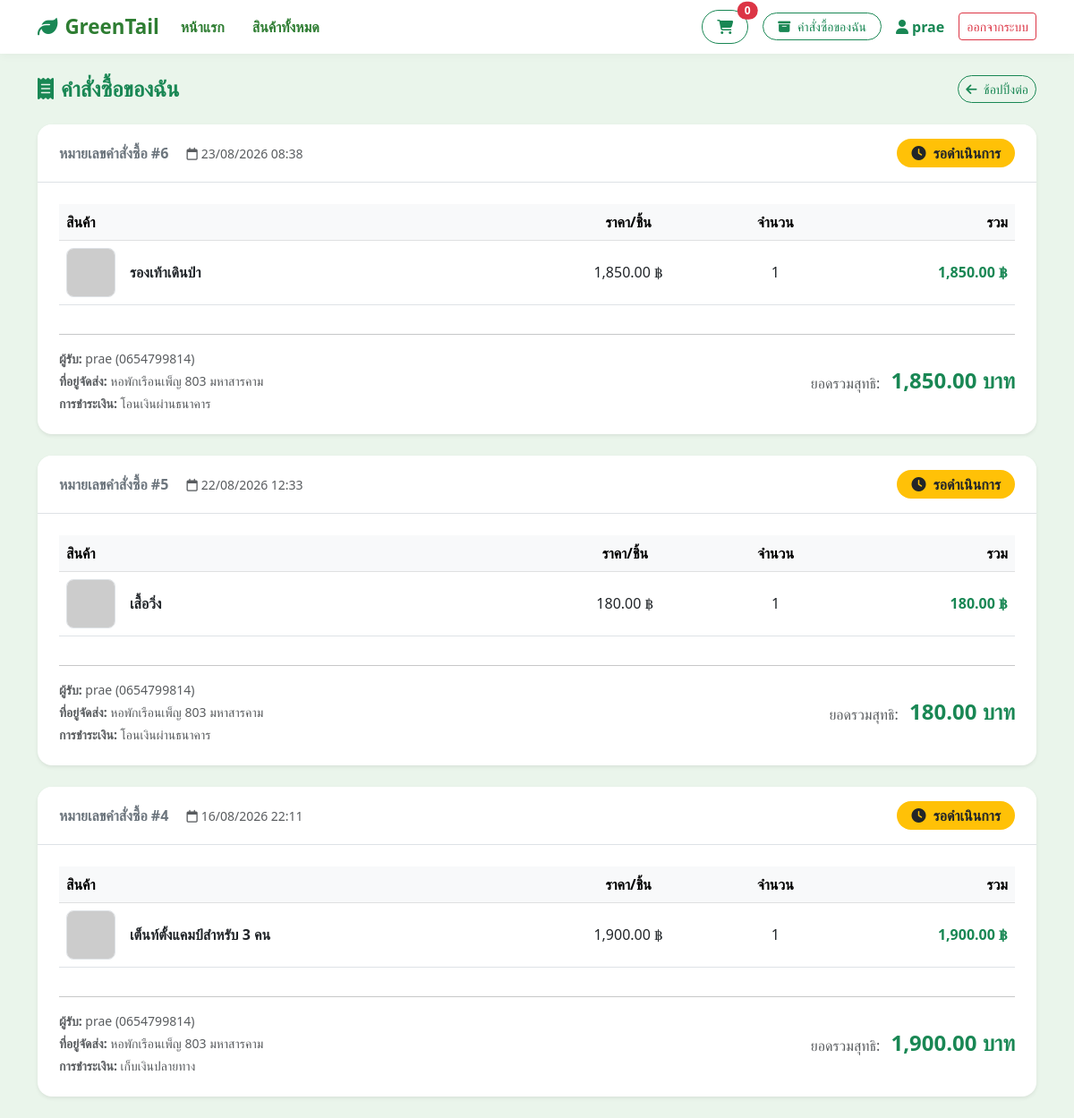
Page /my_orders.php (signed in) on the committed database.
### tables this page shows
CREATE TABLE `orders` (
  `order_id` int(11) NOT NULL,
  `user_id` int(11) DEFAULT NULL,
  `fullname` varchar(100) NOT NULL,
  `address` text NOT NULL,
  `phone` varchar(20) NOT NULL,
  `payment_method` varchar(50) NOT NULL,
  `total_price` decimal(10,2) NOT NULL,
  `status` enum('pending','paid','shipped','cancelled') DEFAULT 'pending',
  `created_at` timestamp NOT NULL DEFAULT current_timestamp()
);

CREATE TABLE `order_items` (
  `item_id` int(11) NOT NULL,
  `order_id` int(11) NOT NULL,
  `product_id` int(11) NOT NULL,
  `color` varchar(50) DEFAULT NULL,
  `quantity` int(11) NOT NULL,
  `price` decimal(10,2) NOT NULL
);

CREATE TABLE `products` (
  `product_id` int(11) NOT NULL,
  `category_id` int(11) DEFAULT NULL,
  `name` varchar(255) NOT NULL,
  `description` text DEFAULT NULL,
  `price` decimal(10,2) NOT NULL,
  `stock` int(11) NOT NULL DEFAULT 0,
  `image` varchar(255) DEFAULT NULL,
  `detail_image` varchar(500) DEFAULT NULL,
  `colors` text DEFAULT NULL
);

### my_orders.php (the view, shortened to what this page needs)
<?php
require 'db.php';
$user_id = $_SESSION['user_id'];
$stmt = $conn->prepare("SELECT * FROM orders WHERE user_id = ? ORDER BY order_id DESC");
$stmt->bind_param("i", $user_id);
$stmt->execute();
$orders_result = $stmt->get_result();
require 'header.php';
function getImageUrl($img) {
    if (strpos($img, 'http://') === 0 || strpos($img, 'https://') === 0) {
        return $img;
    }
    return 'uploads/' . $img;
}
function renderStatusBadge($status) {
    switch (strtolower($status)) {
        default:
            return '<span class="badge bg-warning text-dark rounded-pill px-3 py-2 fs-6"><i class="fa-solid fa-clock me-1"></i> รอดำเนินการ</span>';
    }
}
?>
<div class="container py-4">
    <div class="d-flex align-items-center justify-content-between mb-4">
        <h4 class="fw-bold text-success mb-0"><i class="fa-solid fa-receipt me-2"></i>คำสั่งซื้อของฉัน</h4>
        <a href="index.php" class="btn btn-outline-success btn-sm rounded-pill"><i class="fa-solid fa-arrow-left me-1"></i> ช้อปปิ้งต่อ</a>
    </div>
    <?php if ($orders_result && $orders_result->num_rows > 0): ?>
        <div class="row g-4">
            <?php while ($order = $orders_result->fetch_assoc()): ?>
                <div class="col-12">
                    <div class="card border-0 shadow-sm rounded-4 overflow-hidden">
                        <div class="card-header bg-white py-3 px-4 d-flex flex-wrap align-items-center justify-content-between border-bottom">
                            <div>
                                <span class="fw-bold text-secondary me-3">หมายเลขคำสั่งซื้อ #<?= $order['order_id'] ?></span>
                                <small class="text-muted"><i class="fa-regular fa-calendar me-1"></i><?= date('d/m/Y H:i', strtotime($order['created_at'])) ?></small>
                            </div>
                            <div>
                                <?= renderStatusBadge($order['status']) ?>
                            </div>
                        </div>
                        <div class="card-body p-4">
                            <div class="table-responsive mb-3">
                                <table class="table align-middle">
                                    <thead class="table-light">
                                        <tr>
                                            <th style="width: 50%;">สินค้า</th>
                                            <th class="text-center">ราคา/ชิ้น</th>
                                            <th class="text-center">จำนวน</th>
                                            <th class="text-end">รวม</th>
                                        </tr>
                                    </thead>
                                    <tbody>
                                        <?php
                                        $item_stmt = $conn->prepare("SELECT oi.*, p.name AS product_name, p.image AS product_image FROM order_items oi LEFT JOIN products p ON oi.product_id = p.product_id WHERE oi.order_id = ?");
                                        $item_stmt->bind_param("i", $order['order_id']);
                                        $item_stmt->execute();
                                        $items_result = $item_stmt->get_result();
                                        if ($items_result && $items_result->num_rows > 0):
                                            while ($item = $items_result->fetch_assoc()):
                                                $img_file  = !empty($item['product_image']) ? $item['product_image'] : ($item['image'] ?? '');
                                                $item_name = !empty($item['product_name']) ? $item['product_name'] : ($item['name'] ?? 'สินค้า');
                                                $subtotal  = $item['price'] * $item['quantity'];
                                        ?>
                                                <tr>
                                                    <td>
                                                        <div class="d-flex align-items-center gap-3">
                                                            <img src="<?= htmlspecialchars(getImageUrl($img_file)) ?>"
                                                                 alt="<?= htmlspecialchars($item_name) ?>"
                                                                 class="rounded-3 border"
                                                                 style="width: 55px; height: 55px; object-fit: cover;"
                                                                 onerror="this.onerror=null; this.src='https://via.placeholder.com/100?text=No+Image';">
                                                            <span class="fw-bold"><?= htmlspecialchars($item_name) ?></span>
                                                        </div>
                                                    </td>
                                                    <td class="text-center"><?= number_format($item['price'], 2) ?> ฿</td>
                                                    <td class="text-center"><?= $item['quantity'] ?></td>
                                                    <td class="text-end fw-bold text-success"><?= number_format($subtotal, 2) ?> ฿</td>
                                                </tr>
                                        <?php
                                            endwhile;
                                        else:
                                        ?>
                                            <tr>
                                                <td colspan="4" class="text-center text-muted py-3">ไม่มีรายการสินค้าในคำสั่งซื้อนี้</td>
                                            </tr>
                                        <?php endif; ?>
                                    </tbody>
                                </table>
                            </div>
                            <hr>
                            <div class="row align-items-center">
                                <div class="col-md-7 mb-3 mb-md-0">
                                    <p class="mb-1 text-muted small"><strong>ผู้รับ:</strong> <?= htmlspecialchars($order['fullname']) ?> (<?= htmlspecialchars($order['phone']) ?>)</p>
                                    <p class="mb-1 text-muted small"><strong>ที่อยู่จัดส่ง:</strong> <?= htmlspecialchars($order['address']) ?></p>
                                    <p class="mb-0 text-muted small"><strong>การชำระเงิน:</strong> <?= htmlspecialchars($order['payment_method']) ?></p>
                                </div>
                                <div class="col-md-5 text-md-end">
                                    <span class="text-muted me-2">ยอดรวมสุทธิ:</span>
                                    <span class="fs-4 fw-bold text-success"><?= number_format($order['total_price'], 2) ?> บาท</span>
                                </div>
                            </div>
                        </div>
                    </div>
                </div>
            <?php endwhile; ?>
        </div>
    <?php endif; ?>
</div>
</body>
</html>

### header.php (shortened to what this page needs)
<!DOCTYPE html>
<html lang="th">
<head>
    <link href="https://cdn.jsdelivr.net/npm/bootstrap@5.3.0/dist/css/bootstrap.min.css" rel="stylesheet">
    <link rel="stylesheet" href="https://cdnjs.cloudflare.com/ajax/libs/font-awesome/6.4.0/css/all.min.css">
</head>
<body>
<nav class="navbar navbar-expand-lg sticky-top">
    <div class="container">
        <a class="navbar-brand d-flex align-items-center" href="index.php">
            <i class="fa-solid fa-leaf me-2 text-success"></i>GreenTail
        </a>
        <div class="collapse navbar-collapse" id="navbarNav">
            <ul class="navbar-nav me-auto">
                <li class="nav-item"><a class="nav-link" href="index.php">หน้าแรก</a></li>
                <li class="nav-item"><a class="nav-link" href="index.php#products">สินค้าทั้งหมด</a></li>
            </ul>
            <div class="d-flex align-items-center gap-3">
                <a href="cart.php" class="btn btn-outline-success position-relative rounded-pill px-3">
                    <i class="fa-solid fa-cart-shopping"></i>
                    <span class="position-absolute top-0 start-100 translate-middle badge rounded-pill bg-danger">
                        <?php
                            $cart_count = 0;
                            echo $cart_count;
                        ?>
                    </span>
                </a>
                <?php if (isset($_SESSION['user_id'])): ?>
                    <a href="my_orders.php" class="btn btn-sm btn-outline-success rounded-pill px-3">
                        <i class="fa-solid fa-box-archive me-1"></i> คำสั่งซื้อของฉัน
                    </a>
                    <span class="fw-bold text-success"><i class="fa-solid fa-user me-1"></i><?= htmlspecialchars($_SESSION['username']) ?></span>
                    <a href="logout.php" class="btn btn-sm btn-outline-danger">ออกจากระบบ</a>
                <?php else: ?>
                    <a href="login.php" class="btn btn-sm btn-success">เข้าสู่ระบบ</a>
                    <a href="register.php" class="btn btn-sm btn-outline-success">สมัครสมาชิก</a>
                <?php endif; ?>
            </div>
        </div>
    </div>
</nav>

### header.php (style rules this page uses)
body { background-color: #eaf5eb; font-family: 'Segoe UI', Tahoma, sans-serif; color: #333; }
.navbar { background-color: #ffffff; box-shadow: 0 2px 10px rgba(0,0,0,0.04); }
.navbar-brand { font-size: 1.4rem; font-weight: bold; color: #2e7d32 !important; }
.nav-link { color: #2e7d32 !important; font-weight: 600; margin-right: 15px; }

### rows in the picture
orders: order_id "6", created_at "23/08/2026 08:38", status "รอดำเนินการ", fullname "prae", phone "0654799814", address "หอพักเรือนเพ็ญ 803 มหาสารคาม", payment_method "โอนเงินผ่านธนาคาร", total_price "1,850.00"
order_items: product.name "รองเท้าเดินป่า", price "1,850.00", quantity "1", subtotal "1,850.00"
orders: order_id "5", created_at "22/08/2026 12:33", status "รอดำเนินการ", fullname "prae", phone "0654799814", address "หอพักเรือนเพ็ญ 803 มหาสารคาม", payment_method "โอนเงินผ่านธนาคาร", total_price "180.00"
order_items: product.name "เสื้อวิ่ง", price "180.00", quantity "1"
orders: order_id "4", created_at "16/08/2026 22:11", status "รอดำเนินการ", fullname "prae", phone "0654799814", address "หอพักเรือนเพ็ญ 803 มหาสารคาม", payment_method "เก็บเงินปลายทาง", total_price "1,900.00"
order_items: product.name "เต็นท์ตั้งแคมป์สำหรับ 3 คน", price "1,900.00", quantity "1", subtotal "1,900.00"

### other values in the picture
$cart_count "0"
$_SESSION['username'] "prae"
